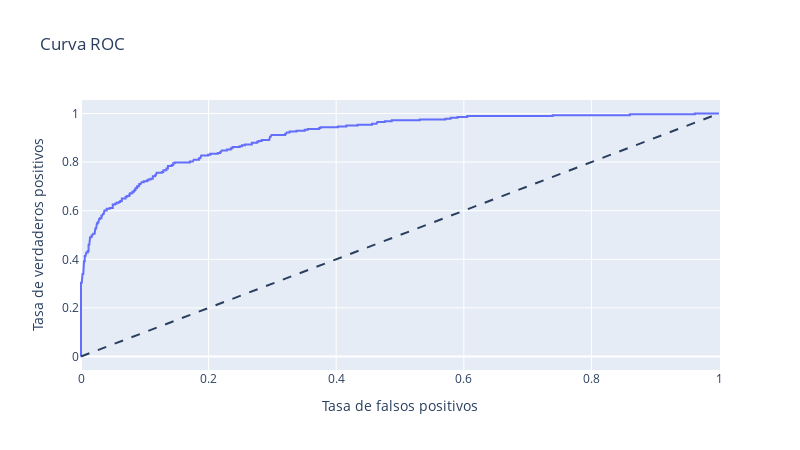

The notebook cell this image was saved under:
### Markdown cell above
#### LIGHTGBM

### Code cell
train_data = lgbm.Dataset(X_train, label=y_train)

# # Definir el espacio de búsqueda de hiperparámetros
# param_grid = {
#     'boosting_type': ['gbdt'],
#     'objective': ['binary'],
#     'metric': ['binary_logloss'],
#     'num_leaves': [31, 50, 100],
#     'n_estimators': [100, 200, 300],
#     'learning_rate': [0.1, 0.01, 0.05],
#     'min_child_samples': [20, 30],
#     'reg_alpha': [0.0, 0.1],
#     'reg_lambda': [0.0, 0.1]
# }

# # Variables para almacenar los mejores resultados
# best_params = None
# best_score = float('inf')

# # Parámetros para early stopping
# early_stopping_rounds = 10

# # Búsqueda de hiperparámetros utilizando validación cruzada
# for num_leaves in param_grid['num_leaves']:
#     for n_estimators in param_grid['num_leaves']:    
#         for learning_rate in param_grid['learning_rate']:
#                 for min_child_samples in param_grid['min_child_samples']:
#                     for reg_alpha in param_grid['reg_alpha']:
#                         for reg_lambda in param_grid['reg_lambda']:
#                             params = {
#                                 'boosting_type': 'gbdt',
#                                 'objective': 'binary',
#                                 'metric': 'binary_logloss',
#                                 'num_leaves': num_leaves,
#                                 'learning_rate': learning_rate,
#                                 'min_child_samples': min_child_samples,
#                                 'reg_alpha': reg_alpha,
#                                 'reg_lambda': reg_lambda,
#                                 'verbose': -1
#                             }

#                             # Realizar la validación cruzada
#                             cv_results = lgbm.cv(params, train_data, nfold=5, metrics='f1', stratified=True, seed=123)

#                             # Implementar early stopping manualmente
#                             min_logloss = np.min(cv_results['valid binary_logloss-mean'])
#                             best_round = np.argmin(cv_results['valid binary_logloss-mean'])

#                             if best_round + early_stopping_rounds < len(cv_results['valid binary_logloss-mean']):
#                                 continue

#                             # Verificar si es la mejor métrica encontrada
#                             if min_logloss < best_score:
#                                 best_score = min_logloss
#                                 best_params = params
                            

# # Entrenar el modelo con los mejores hiperparámetros encontrados
# print("Mejores hiperparámetros:", best_params)
"""Mejores hiperparámetros: {'boosting_type': 'gbdt', 'objective': 'binary', 'metric': 'binary_logloss', 'num_leaves': 31, 'learning_rate': 0.1, 'min_child_samples': 30, 'reg_alpha': 0.1, 'reg_lambda': 0.1, 'verbose': -1}
"""


best_params = {'boosting_type': 'gbdt', 'objective': 'binary', 'metric': 'binary_logloss', 'num_leaves': 31, 'learning_rate': 0.1, 'min_child_samples': 30, 'reg_alpha': 0.1, 'reg_lambda': 0.1, 'verbose': -1}


model_lgbm = lgbm.train(best_params, train_data)
predictions = ((model_lgbm.predict(X_test)) >= 0.5).astype(int)

# Evaluar el modelo
find_scores(X_test, y_test, predictions, model_lgbm)

### Figure 1 — Plotly figure (JSON) as saved in the notebook; plotly's stock layout.template omitted (floating-point values rounded to 4 significant figures; data arrays with more than 128 entries replaced by an {"elided": "..."} marker saying what was removed)
{"data": [{"hovertemplate": "Tasa de falsos positivos=%{x}<br>Tasa de verdaderos positivos=%{y}<extra></extra>", "legendgroup": "", "line": {"color": "#636efa", "dash": "solid"}, "marker": {"symbol": "circle"}, "mode": "lines", "name": "", "orientation": "v", "showlegend": false, "type": "scatter", "x": {"elided": "242 float values"}, "xaxis": "x", "y": {"elided": "242 float values"}, "yaxis": "y"}], "layout": {"height": 450, "legend": {"tracegroupgap": 0}, "shapes": [{"line": {"dash": "dash"}, "type": "line", "x0": 0, "x1": 1, "y0": 0, "y1": 1}], "title": {"text": "Curva ROC"}, "width": 800, "xaxis": {"anchor": "y", "domain": [0, 1], "title": {"text": "Tasa de falsos positivos"}}, "yaxis": {"anchor": "x", "domain": [0, 1], "title": {"text": "Tasa de verdaderos positivos"}}}}
